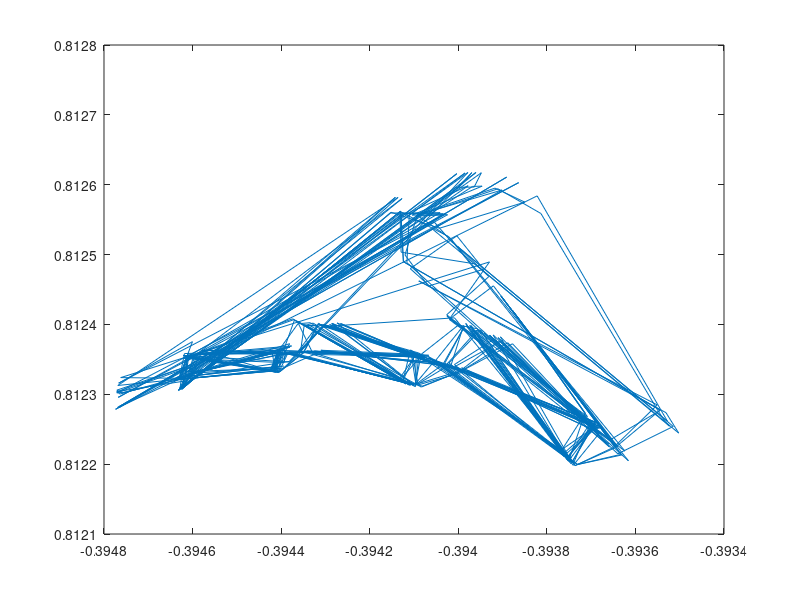

This figure's MATLAB source:
close all
clear all
clc

f = @(t,Y) [Y(2); -sin(Y(1)) - 0.2*Y(2) + 0.2*cos(t)];

%t_range = [0, 35];
t_range = 0:10*pi:5000*pi;
%in_cond = [0 0; 1.8 2.5];
in_cond = [0;1.8];
dom = [-pi, 3*pi; -3, 3];
margin = 0.5;
subs = [30, 15];

xdom = linspace(dom(1,1), dom(1,2), subs(1));
ydom = linspace(dom(2,1), dom(2,2), subs(2));

[X, Y] = meshgrid(xdom, ydom);

U = Y;
V = -sin(X) - 0.2*Y;

%fig_1 = figure(1);
%hold on;

%xlabel('\phi');
%ylabel('\omega');

%quiver(X, Y, U, V, 'Color', [0.6, 0.6, 0.6]);
%axis equal;
%axis([dom(1, 1)-margin dom(1,2)+margin dom(2, 1)-margin dom(2,2)+margin]);

for ii = 1:size(in_cond, 2)
    [ts, ys] = ode45(f, t_range, in_cond(:,ii));
    %plot(ys(:,1), ys(:,2), 'Color', [0.5, 0, 0]);
    %scatter(ys(:,1), ys(:,2), 10, '.', 'MarkerFaceColor', [0.5, 0, 0], ...
    %    'MarkerEdgeColor', [0.5, 0, 0]);
    %figure();
    diff = ys(2:end, :) - ys(1:end-1, :);
    q = diff(2:end, :) ./ diff(1:end-1, :);
    %plot(q(10:end-1,1), q(10:end-1,2));
    %plot(diff(10:end-1,1), diff(10:end-1,2));
    plot(ys(10:end-1,1), ys(10:end-1,2));
    %plot(q);
end